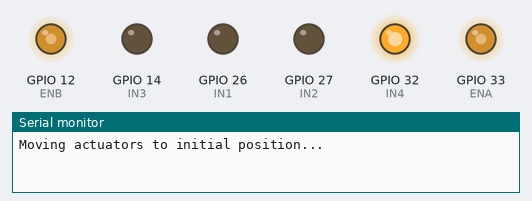
The sketch below on a simulated ESP32. Parts: output pins drawn as LEDs (lit = HIGH), the last lines printed to the serial monitor.

Above: at 0.05 s.
At 5.95 s:
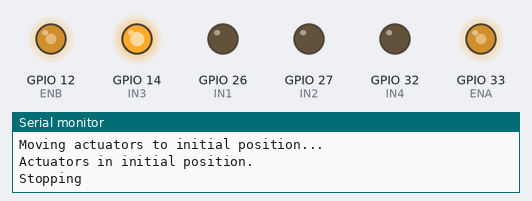
Timing chart, 0 to 6.9 s (numbered marks = the images above):
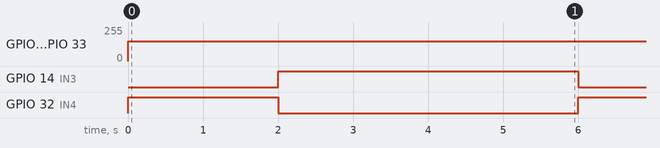

The sketch:

Actuator_initial_position.ino
```cpp
#include <Arduino.h>

#define ENA 33
#define IN1 26
#define IN2 27
#define ENB 12
#define IN3 14
#define IN4 32

bool hasRun = false;  // Flag to track execution
void moveActuatorsToInitialPosition(int ActuatorSpeed, int duration) {
  // Move actuators backward to initial position

/*
   digitalWrite(IN1, LOW);
  digitalWrite(IN2, HIGH);
  analogWrite(ENA, ActuatorSpeed);
  digitalWrite(IN3, LOW);
  digitalWrite(IN4, HIGH);
  analogWrite(ENB, ActuatorSpeed);

  // Move actuators Forward to initial position
 */
  digitalWrite(IN1, LOW);
  digitalWrite(IN2, LOW);
  analogWrite(ENA, ActuatorSpeed   );
  digitalWrite(IN3, LOW);
  digitalWrite(IN4, HIGH);
  analogWrite(ENB, ActuatorSpeed);

  delay(duration);


}

void stopActuators(int ActuatorSpeed, int duration) {
  // stop actuators

   digitalWrite(IN1, LOW);
  digitalWrite(IN2, LOW);
  analogWrite(ENA, ActuatorSpeed);
  digitalWrite(IN3, HIGH);
  digitalWrite(IN4, LOW);
  analogWrite(ENB, ActuatorSpeed);


  delay(duration);


}

void setup() {
  Serial.begin(115200);
  while (!Serial) { delay(1); }

  pinMode(ENA, OUTPUT);
  pinMode(IN1, OUTPUT);
  pinMode(IN2, OUTPUT);
  pinMode(ENB, OUTPUT);
  pinMode(IN3, OUTPUT);
  pinMode(IN4, OUTPUT);

  Serial.println(F("Moving actuators to initial position..."));

}


void loop() {

        moveActuatorsToInitialPosition(150, 2000); // Adjust duration as needed
        Serial.println(F("Actuators in initial position."));
        stopActuators(150,1000);
        Serial.println(F("Stopping"));


    delay(3000);
}
```

Measured:
- by itself, GPIO 12 (ENB), GPIO 33 (ENA): 0/255 → 150/255 at 0.00 s
- by itself, GPIO 14 (IN3): alternates HIGH for 4.0 s and LOW for 2.0 s
- by itself, GPIO 32 (IN4): alternates HIGH for 2.0 s and LOW for 4.0 s
